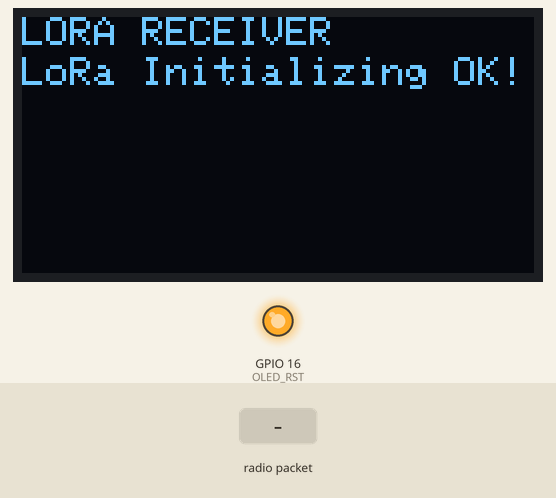
A sketch run on a simulated ESP32. On the bench: 128×64 one-colour display, output pins drawn as LEDs (lit = HIGH). The inputs (shaded band) are chosen by the test bench. No radio packets arrive unless stated; what the sketch prints to the serial monitor is not drawn.

Above: at 3.3 s.
3.4 s: radio packet "1" arrives
At 4.1 s:
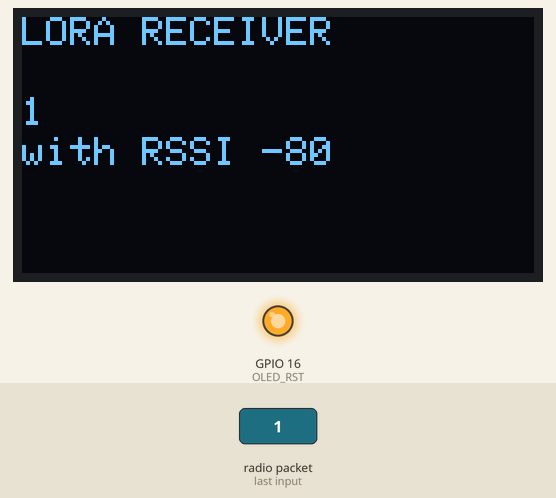
4.9 s: radio packet "0" arrives
At 5.3 s:
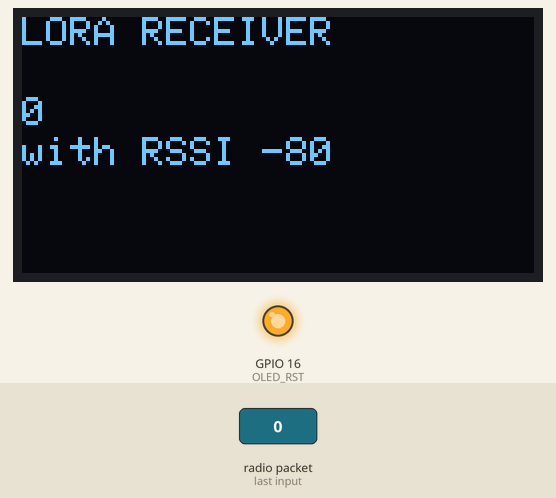
6.4 s: radio packet "2" arrives
Timing chart, 0 to 9.4 s (numbered marks = the images above; inputs shaded):
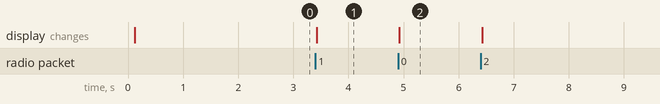

Measured:
- after the input at 3.4 s, the display: changes at once (image 1)
- after the input at 4.9 s, the display: changes at once (image 2)

The sketch:

lora_receiver.ino
```cpp
/*********
  Rui Santos
  Complete project details at https://RandomNerdTutorials.com/ttgo-lora32-sx1276-arduino-ide/
*********/
/*
ESP32 Chip model = ESP32-D0WDQ6 Rev 300
This chip has 2 cores
ESP32ChipID=34109F842178

Type : ESP32
id : 34109f842178
license : 0xA24553C9,0xF3776736,0x395E3EBA,0x728461B7
Production : Chngdu
Manufacture Data : 2022/05/09 09:30:28
*/

//Libraries for LoRa
#include <SPI.h>
#include <LoRa.h>

//Libraries for OLED Display
#include <Wire.h>
#include <Adafruit_GFX.h>
#include <Adafruit_SSD1306.h>

//define the pins used by the LoRa transceiver module
#define SCK 5
#define MISO 19
#define MOSI 27

#define CS 18
#define RST 14
#define IRQ 26

//433E6 for Asia
//866E6 for Europe
//915E6 for North America
#define BAND 866E6

//OLED pins
#define OLED_SDA 4
#define OLED_SCL 15
#define OLED_RST 16
#define SCREEN_WIDTH 128 // OLED display width, in pixels
#define SCREEN_HEIGHT 64 // OLED display height, in pixels
#define SCREEN_ADDRESS 0x3c
//packet counter
int counter = 0;

Adafruit_SSD1306 display(SCREEN_WIDTH, SCREEN_HEIGHT, &Wire, OLED_RST);


//////////////////////////////////////SETUP////////////////////////////////////////////////////////
void setup() {
  //initialize Serial Monitor
  Serial.begin(115200);

  //reset OLED display via software
  pinMode(OLED_RST, OUTPUT);
  digitalWrite(OLED_RST, LOW);
  delay(20);
  digitalWrite(OLED_RST, HIGH);

  //initialize OLED
  Wire.begin(OLED_SDA, OLED_SCL);
  if(!display.begin(SSD1306_SWITCHCAPVCC, SCREEN_ADDRESS, false, false)) { // Address 0x3C for 128x32
    Serial.println(F("SSD1306 allocation failed"));
    for(;;); // Don't proceed, loop forever
  }

  display.clearDisplay();
  display.setTextColor(WHITE);
  display.setTextSize(1);
  display.setCursor(0,0);
  display.print("LORA RECEIVER ");
  display.display();

  Serial.println("LoRa Receiver Test");

  //SPI LoRa pins
  SPI.begin(SCK, MISO, MOSI, CS);
  //setup LoRa transceiver module
  LoRa.setPins(CS, RST, IRQ);

  if (!LoRa.begin(BAND)) {
    Serial.println("Starting LoRa failed!");
    while (1);
    // Set Lora parameters
  //LoRa.setTxPower(17, PA_OUTPUT_PA_BOOST_PIN);//Supported values are between 2 and 17 for PA_OUTPUT_PA_BOOST_PIN
  //LoRa.setSpreadingFactor(10);
  //LoRa.setSignalBandwidth(62.5E3);
  //LoRa.setCodingRate4(7); //min 5- max 8
  //setPreambleLength(long length);
  //setSyncWord(int sw);
  //LoRa.enableCrc();
  // LoRa.disableCrc();
  //enableInvertIQ();
  //disableInvertIQ()
  }

  Serial.println("LoRa Initializing OK!");
  display.setCursor(0,10);
  display.print("LoRa Initializing OK!");
  display.display();
  delay(2000);
}
///////////////////////////LOOP//////////////////////////////////////////////
void loop() {
  // try to parse packet
  int packetSize = LoRa.parsePacket();
  if (packetSize)
    {
    // received a packet
    Serial.println("Received packet !");

    // read and print packet
    display.clearDisplay();
    display.setCursor(0,0);
    display.println("LORA RECEIVER");
    display.setCursor(0,20);
    display.setTextSize(1);
    while (LoRa.available())
      {
      display.print(char(LoRa.read()));
      }
    // print RSSI of packet
    display.setCursor(0,30);
    display.print("with RSSI ");
    display.println(LoRa.packetRssi());
    display.display();
    }
}
```
